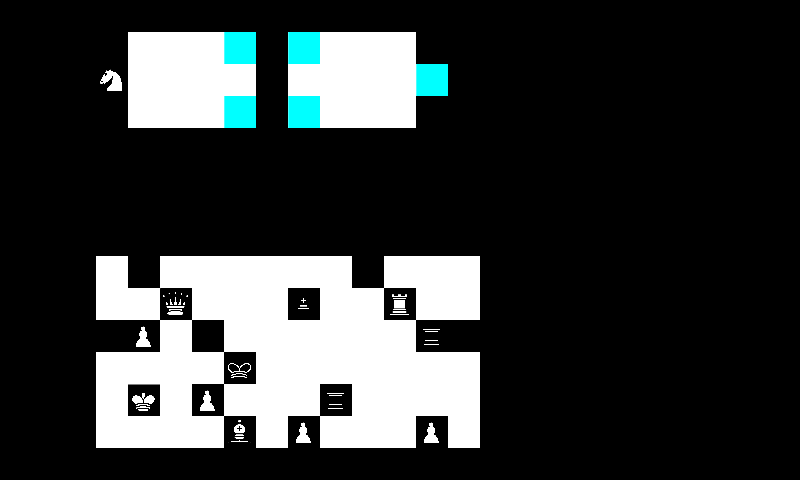

The image is a tile-based game level rendered from a .tmx file. Its description and complete source (layers, tilesets, objects, tile grids) follow:
An orthogonal 25x15 tile map with 32x32 px tiles, 1 tile layer (Map).

<map version="1.0" orientation="orthogonal" renderorder="right-down" width="25" height="15" tilewidth="32" tileheight="32" nextobjectid="14">
 <tileset firstgid="1" name="Tileset" tilewidth="32" tileheight="32" tilecount="18">
  <image source="gfx/Tileset.png" width="192" height="96" />
 </tileset>
 <layer name="Map" width="25" height="15">
  <data>
   <tile gid="0" />
   <tile gid="0" />
   <tile gid="0" />
   <tile gid="0" />
   <tile gid="0" />
   <tile gid="0" />
   <tile gid="0" />
   <tile gid="0" />
   <tile gid="0" />
   <tile gid="0" />
   <tile gid="0" />
   <tile gid="0" />
   <tile gid="0" />
   <tile gid="0" />
   <tile gid="0" />
   <tile gid="0" />
   <tile gid="0" />
   <tile gid="0" />
   <tile gid="0" />
   <tile gid="0" />
   <tile gid="0" />
   <tile gid="0" />
   <tile gid="0" />
   <tile gid="0" />
   <tile gid="0" />
   <tile gid="0" />
   <tile gid="0" />
   <tile gid="0" />
   <tile gid="0" />
   <tile gid="1" />
   <tile gid="1" />
   <tile gid="1" />
   <tile gid="2" />
   <tile gid="0" />
   <tile gid="2" />
   <tile gid="1" />
   <tile gid="1" />
   <tile gid="1" />
   <tile gid="0" />
   <tile gid="0" />
   <tile gid="0" />
   <tile gid="0" />
   <tile gid="0" />
   <tile gid="0" />
   <tile gid="0" />
   <tile gid="0" />
   <tile gid="0" />
   <tile gid="0" />
   <tile gid="0" />
   <tile gid="0" />
   <tile gid="0" />
   <tile gid="0" />
   <tile gid="0" />
   <tile gid="10" />
   <tile gid="1" />
   <tile gid="1" />
   <tile gid="1" />
   <tile gid="1" />
   <tile gid="0" />
   <tile gid="1" />
   <tile gid="1" />
   <tile gid="1" />
   <tile gid="1" />
   <tile gid="2" />
   <tile gid="0" />
   <tile gid="0" />
   <tile gid="0" />
   <tile gid="0" />
   <tile gid="0" />
   <tile gid="0" />
   <tile gid="0" />
   <tile gid="0" />
   <tile gid="0" />
   <tile gid="0" />
   <tile gid="0" />
   <tile gid="0" />
   <tile gid="0" />
   <tile gid="0" />
   <tile gid="0" />
   <tile gid="1" />
   <tile gid="1" />
   <tile gid="1" />
   <tile gid="2" />
   <tile gid="0" />
   <tile gid="2" />
   <tile gid="1" />
   <tile gid="1" />
   <tile gid="1" />
   <tile gid="0" />
   <tile gid="0" />
   <tile gid="0" />
   <tile gid="0" />
   <tile gid="0" />
   <tile gid="0" />
   <tile gid="0" />
   <tile gid="0" />
   <tile gid="0" />
   <tile gid="0" />
   <tile gid="0" />
   <tile gid="0" />
   <tile gid="0" />
   <tile gid="0" />
   <tile gid="0" />
   <tile gid="0" />
   <tile gid="0" />
   <tile gid="0" />
   <tile gid="0" />
   <tile gid="0" />
   <tile gid="0" />
   <tile gid="0" />
   <tile gid="0" />
   <tile gid="0" />
   <tile gid="0" />
   <tile gid="0" />
   <tile gid="0" />
   <tile gid="0" />
   <tile gid="0" />
   <tile gid="0" />
   <tile gid="0" />
   <tile gid="0" />
   <tile gid="0" />
   <tile gid="0" />
   <tile gid="0" />
   <tile gid="0" />
   <tile gid="0" />
   <tile gid="0" />
   <tile gid="0" />
   <tile gid="0" />
   <tile gid="0" />
   <tile gid="0" />
   <tile gid="0" />
   <tile gid="0" />
   <tile gid="0" />
   <tile gid="0" />
   <tile gid="0" />
   <tile gid="0" />
   <tile gid="0" />
   <tile gid="0" />
   <tile gid="0" />
   <tile gid="0" />
   <tile gid="0" />
   <tile gid="0" />
   <tile gid="0" />
   <tile gid="0" />
   <tile gid="0" />
   <tile gid="0" />
   <tile gid="0" />
   <tile gid="0" />
   <tile gid="0" />
   <tile gid="0" />
   <tile gid="0" />
   <tile gid="0" />
   <tile gid="0" />
   <tile gid="0" />
   <tile gid="0" />
   <tile gid="0" />
   <tile gid="0" />
   <tile gid="0" />
   <tile gid="0" />
   <tile gid="0" />
   <tile gid="0" />
   <tile gid="0" />
   <tile gid="0" />
   <tile gid="0" />
   <tile gid="0" />
   <tile gid="0" />
   <tile gid="0" />
   <tile gid="0" />
   <tile gid="0" />
   <tile gid="0" />
   <tile gid="0" />
   <tile gid="0" />
   <tile gid="0" />
   <tile gid="0" />
   <tile gid="0" />
   <tile gid="0" />
   <tile gid="0" />
   <tile gid="0" />
   <tile gid="0" />
   <tile gid="0" />
   <tile gid="0" />
   <tile gid="0" />
   <tile gid="0" />
   <tile gid="0" />
   <tile gid="0" />
   <tile gid="0" />
   <tile gid="0" />
   <tile gid="0" />
   <tile gid="0" />
   <tile gid="0" />
   <tile gid="0" />
   <tile gid="0" />
   <tile gid="0" />
   <tile gid="0" />
   <tile gid="0" />
   <tile gid="0" />
   <tile gid="0" />
   <tile gid="0" />
   <tile gid="0" />
   <tile gid="0" />
   <tile gid="0" />
   <tile gid="0" />
   <tile gid="0" />
   <tile gid="1" />
   <tile gid="4" />
   <tile gid="1" />
   <tile gid="1" />
   <tile gid="1" />
   <tile gid="1" />
   <tile gid="1" />
   <tile gid="1" />
   <tile gid="5" />
   <tile gid="1" />
   <tile gid="1" />
   <tile gid="1" />
   <tile gid="0" />
   <tile gid="0" />
   <tile gid="0" />
   <tile gid="0" />
   <tile gid="0" />
   <tile gid="0" />
   <tile gid="0" />
   <tile gid="0" />
   <tile gid="0" />
   <tile gid="0" />
   <tile gid="0" />
   <tile gid="0" />
   <tile gid="0" />
   <tile gid="1" />
   <tile gid="1" />
   <tile gid="8" />
   <tile gid="1" />
   <tile gid="1" />
   <tile gid="1" />
   <tile gid="15" />
   <tile gid="1" />
   <tile gid="1" />
   <tile gid="11" />
   <tile gid="1" />
   <tile gid="1" />
   <tile gid="0" />
   <tile gid="0" />
   <tile gid="0" />
   <tile gid="0" />
   <tile gid="0" />
   <tile gid="0" />
   <tile gid="0" />
   <tile gid="0" />
   <tile gid="0" />
   <tile gid="0" />
   <tile gid="0" />
   <tile gid="0" />
   <tile gid="0" />
   <tile gid="5" />
   <tile gid="12" />
   <tile gid="1" />
   <tile gid="3" />
   <tile gid="1" />
   <tile gid="1" />
   <tile gid="1" />
   <tile gid="1" />
   <tile gid="1" />
   <tile gid="1" />
   <tile gid="17" />
   <tile gid="6" />
   <tile gid="0" />
   <tile gid="0" />
   <tile gid="0" />
   <tile gid="0" />
   <tile gid="0" />
   <tile gid="0" />
   <tile gid="0" />
   <tile gid="0" />
   <tile gid="0" />
   <tile gid="0" />
   <tile gid="0" />
   <tile gid="0" />
   <tile gid="0" />
   <tile gid="1" />
   <tile gid="1" />
   <tile gid="1" />
   <tile gid="1" />
   <tile gid="13" />
   <tile gid="1" />
   <tile gid="1" />
   <tile gid="1" />
   <tile gid="1" />
   <tile gid="1" />
   <tile gid="1" />
   <tile gid="1" />
   <tile gid="0" />
   <tile gid="0" />
   <tile gid="0" />
   <tile gid="0" />
   <tile gid="0" />
   <tile gid="0" />
   <tile gid="0" />
   <tile gid="0" />
   <tile gid="0" />
   <tile gid="0" />
   <tile gid="0" />
   <tile gid="0" />
   <tile gid="0" />
   <tile gid="1" />
   <tile gid="7" />
   <tile gid="1" />
   <tile gid="12" />
   <tile gid="1" />
   <tile gid="1" />
   <tile gid="1" />
   <tile gid="17" />
   <tile gid="1" />
   <tile gid="1" />
   <tile gid="1" />
   <tile gid="1" />
   <tile gid="0" />
   <tile gid="0" />
   <tile gid="0" />
   <tile gid="0" />
   <tile gid="0" />
   <tile gid="0" />
   <tile gid="0" />
   <tile gid="0" />
   <tile gid="0" />
   <tile gid="0" />
   <tile gid="0" />
   <tile gid="0" />
   <tile gid="0" />
   <tile gid="1" />
   <tile gid="1" />
   <tile gid="1" />
   <tile gid="1" />
   <tile gid="9" />
   <tile gid="1" />
   <tile gid="12" />
   <tile gid="1" />
   <tile gid="1" />
   <tile gid="1" />
   <tile gid="12" />
   <tile gid="1" />
   <tile gid="0" />
   <tile gid="0" />
   <tile gid="0" />
   <tile gid="0" />
   <tile gid="0" />
   <tile gid="0" />
   <tile gid="0" />
   <tile gid="0" />
   <tile gid="0" />
   <tile gid="0" />
   <tile gid="0" />
   <tile gid="0" />
   <tile gid="0" />
   <tile gid="0" />
   <tile gid="0" />
   <tile gid="0" />
   <tile gid="0" />
   <tile gid="0" />
   <tile gid="0" />
   <tile gid="0" />
   <tile gid="0" />
   <tile gid="0" />
   <tile gid="0" />
   <tile gid="0" />
   <tile gid="0" />
   <tile gid="0" />
   <tile gid="0" />
   <tile gid="0" />
   <tile gid="0" />
   <tile gid="0" />
   <tile gid="0" />
   <tile gid="0" />
   <tile gid="0" />
   <tile gid="0" />
   <tile gid="0" />
  </data>
 </layer>
 <objectgroup name="Pieces" />
</map>
